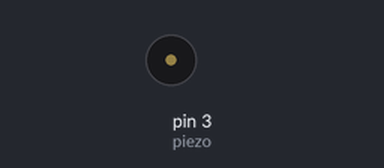
The sketch below on a simulated Arduino Uno, built with avr-gcc and run on an emulated ATmega328P. Shown: buzzer (waves = sounding).

Above: at 0.1 s.
At 1.1 s:
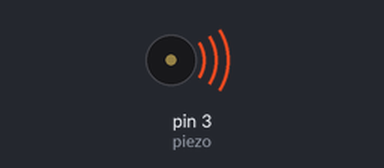
Timing chart, 0 to 2.6 s (numbered marks = the images above):
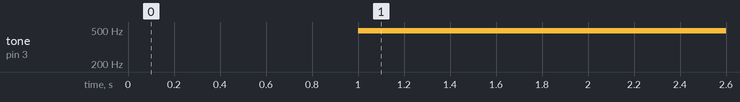

The sketch:

piezo_sound.ino
```cpp
int piezo = 3;
int del = 1000;

void setup() {
  pinMode(piezo, OUTPUT);
}

void loop() {
  analogWrite(piezo, 0);
  delay(del);
  analogWrite(piezo, 63);
  delay(del);
  analogWrite(piezo, 127);
  delay(del);
  analogWrite(piezo, 249);
  delay(del);
}
```

Measured:
- by itself, tone on pin 3 (piezo): silent → 490 Hz at 1.0 s
